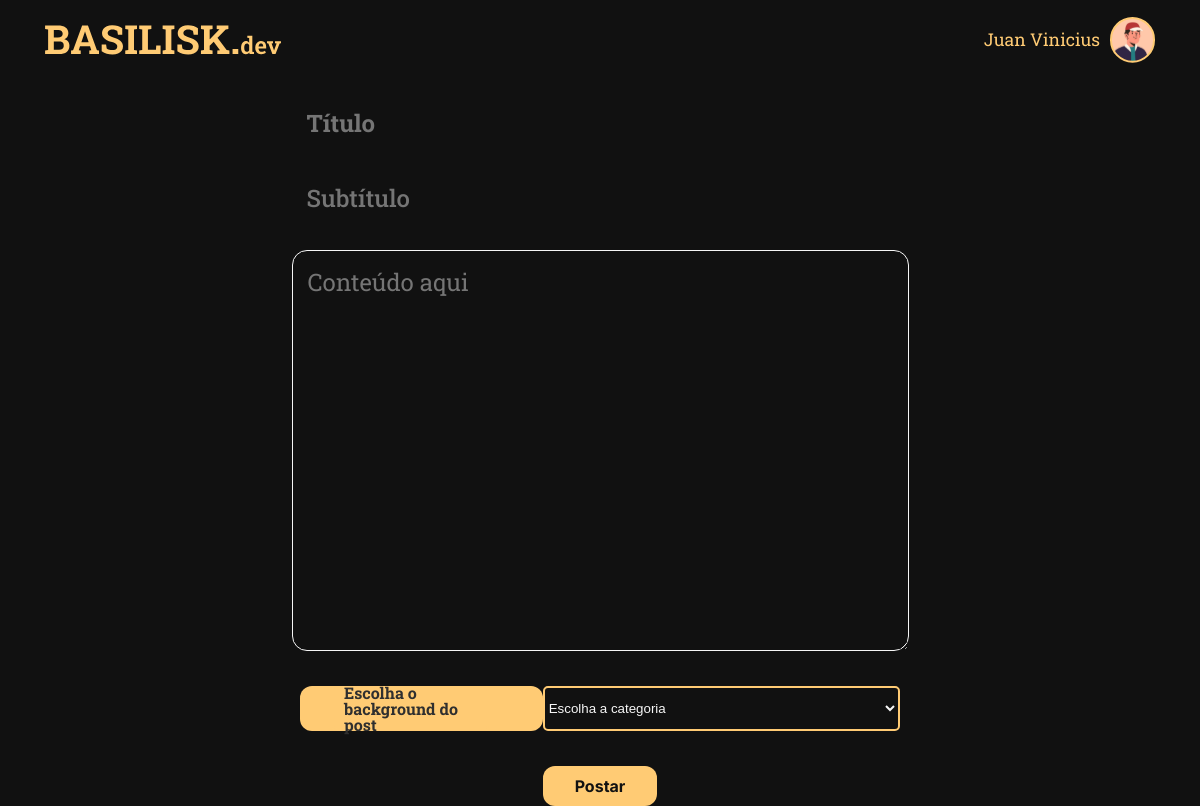
/src/pages/editor.php (signed in), run on the app's committed database.
### tables this page shows
CREATE TABLE `cadastro` (
  `id_cad` int(11) NOT NULL,
  `nome_cad` varchar(80) NOT NULL,
  `data_cad` date NOT NULL,
  `gen_cad` varchar(20) NOT NULL,
  `email_cad` varchar(80) NOT NULL,
  `senha_cad` varchar(255) NOT NULL,
  `url_cad` varchar(50) NOT NULL,
  `type_user` int(1) NOT NULL
);

### src/pages/editor.php (the view, shortened to what this page needs)
<?php
include "conn.php";
$user_id = $conn->prepare('SELECT * FROM `cadastro` WHERE `id_cad`=:pid AND `type_user` = 1');
$user_id->bindValue(':pid', $_SESSION['login']);
$user_id->execute();
$row_nome = $user_id->fetch();
?>
<!DOCTYPE html>
<html lang="en">
<head>
  <link rel="stylesheet" href="../css/style.css">
</head>
<body>
  <header class="header-postagem">
    <img src="../assets/logo-dev.svg" alt="logo basilisk">
    <div class="usuario-log">
      <p>
        <?php
        echo $row_nome['nome_cad'];
        ?>
      </p>
      <?php echo "<img src=\"../assets/ilustracoes/fotos-perfil/".$row_nome['url_cad']."\" alt=\"\">"?>
    </div>
  </header>
  <main class="main-postagem">
    <form action="editor.php" method="post" enctype="multipart/form-data">
      <input name="titulo" id="titulo" type="text" placeholder="Título" class="input-post" required>
      <input name="subtitulo" id="subtitulo" type="text" placeholder="Subtítulo" class="input-post input-2" required>
      <textarea name="content" id="content" cols="30" rows="10" placeholder="Conteúdo aqui"></textarea required>
      <div class="file-categoria">
        <div class="input-foto btn-md">
          <label for="foto">Escolha o background do post</label>
        </div>
        <div class="select-post">
          <select name="categoria" id="categoria" required>
            <option selected disabled>Escolha a categoria</option>
          </select>
        </div>
      </div>
      <input name="envia" id="envia" type="submit" value="Postar" class="btn-md btn-post">
    </form>
  </main>
</body>
</html>

### src/css/style.css (style rules this page uses)
.btn-md { height: 40px; padding: 0 32px; border-radius: 12px; border: none; background-color: #FFCB74; color: #111111; font-size: 1rem; font-weight: 700; font-family: "Inter", sans-serif; cursor: pointer; }
html, body, div, span, applet, object, iframe, h1, h2, h3, h4, h5, h6, p, blockquote, pre, a, abbr, acronym, address, big, cite, code, del, dfn, em, img, ins, kbd, q, s, samp, small, strike, strong, sub, sup, tt, var, b, u, i, center, dl, dt, dd, ol, ul, li, fieldset, form, label, legend, table, caption, tbody, tfoot, thead, tr, th, td, article, aside, canvas, details, embed, figure, figcaption, footer, header, hgroup, menu, nav, output, ruby, section, summary, time, mark, audio, video { margin: 0; padding: 0; border: 0; font-size: 100%; font: inherit; font-family: "Roboto Slab", serif; vertical-align: baseline; }
body { background-color: #111111; }
article, aside, details, figcaption, figure, footer, header, hgroup, menu, nav, section { display: block; }
body { line-height: 1; }
* { text-decoration: none; }
.header-postagem { height: 80px; display: flex; align-items: center; justify-content: space-between; padding: 0 45px; }
.usuario-log { display: flex; align-items: center; gap: 10px; }
.usuario-log p { color: #FFCB74; font-size: 1.1rem; }
.main-postagem { display: flex; justify-content: center; width: 100vw; margin-top: 20px; height: auto; }
.main-postagem form { display: flex; flex-direction: column; gap: 35px; width: 100%; align-items: center; }
.main-postagem form textarea { width: 50%; max-width: 50%; min-width: 50%; height: 100%; background-color: transparent; outline: none; border: 1px solid #F6F6F6; font-family: "Roboto Slab", serif; color: #F6F6F6; padding: 15px 0 0 15px; border-radius: 15px; }
.input-post { width: 50%; height: 80px; background-color: transparent; outline: none; border: none; color: #F6F6F6; padding-left: 15px; font-size: 1.3rem; font-weight: 700; font-family: "Roboto Slab", serif; transition: 0.2s ease-in-out; }
.input-2 { font-weight: 500; height: 60px; font-size: 1.25rem; }
.file-categoria { width: 50%; height: 80px; max-height: 45px; display: flex; flex-direction: row; justify-content: space-between; align-items: center; }
.file-categoria .select-post { width: 60%; height: 100%; }
.file-categoria select { background: #111111; color: #F6F6F6; outline: none; border-radius: 5px; width: 100%; height: 100%; overflow: hidden; border: 2px solid #FFCB74; }
.input-foto { display: flex; width: 30%; height: 100%; }
.input-foto label { cursor: pointer; color: #2F2F2F; padding-left: 10px; width: 80%; background-color: transparent; border: 2px solid #FFCB74; border-radius: 5px; display: flex; align-items: center; }
.btn-post { padding: 10px 32px; max-height: 45px; text-align: center; }

### data on the page
cadastro: nome_cad "Juan Vinicius", url_cad (picture)
